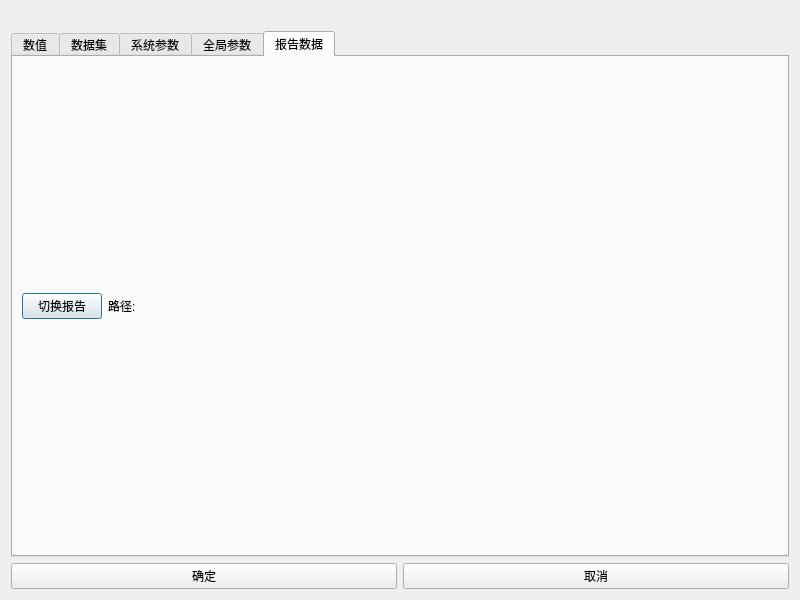
<?xml version="1.0" encoding="UTF-8"?>
<ui version="4.0">
 <class>QResultExprDlg_Data</class>
 <widget class="QDialog" name="QResultExprDlg_Data">
  <property name="geometry">
   <rect>
    <x>0</x>
    <y>0</y>
    <width>800</width>
    <height>600</height>
   </rect>
  </property>
  <property name="windowTitle">
   <string>Dialog</string>
  </property>
  <layout class="QVBoxLayout" name="verticalLayout">
   <item>
    <layout class="QHBoxLayout" name="m_layoutTop">
     <item>
      <spacer name="horizontalSpacer">
       <property name="orientation">
        <enum>Qt::Horizontal</enum>
       </property>
       <property name="sizeHint" stdset="0">
        <size>
         <width>40</width>
         <height>20</height>
        </size>
       </property>
      </spacer>
     </item>
    </layout>
   </item>
   <item>
    <layout class="QVBoxLayout" name="m_layoutGrid">
     <item>
      <widget class="QTabWidget" name="m_tabWidget">
       <property name="currentIndex">
        <number>4</number>
       </property>
       <widget class="QWidget" name="tab_5">
        <attribute name="title">
         <string>数值</string>
        </attribute>
        <layout class="QGridLayout" name="gridLayout_5">
         <item row="0" column="0">
          <widget class="QLineEdit" name="m_editValue"/>
         </item>
        </layout>
       </widget>
       <widget class="QWidget" name="tab">
        <attribute name="title">
         <string>数据集</string>
        </attribute>
        <layout class="QHBoxLayout" name="horizontalLayout_2">
         <item>
          <widget class="QTreeWidget" name="m_treeDataset">
           <property name="maximumSize">
            <size>
             <width>200</width>
             <height>16777215</height>
            </size>
           </property>
           <column>
            <property name="text">
             <string>数据集</string>
            </property>
           </column>
          </widget>
         </item>
        </layout>
       </widget>
       <widget class="QWidget" name="tab_2">
        <attribute name="title">
         <string>系统参数</string>
        </attribute>
        <layout class="QGridLayout" name="gridLayout_2"/>
       </widget>
       <widget class="QWidget" name="tab_3">
        <attribute name="title">
         <string>全局参数</string>
        </attribute>
        <layout class="QGridLayout" name="gridLayout_3"/>
       </widget>
       <widget class="QWidget" name="tab_4">
        <attribute name="title">
         <string>报告数据</string>
        </attribute>
        <layout class="QGridLayout" name="gridLayout_4">
         <item row="0" column="0">
          <layout class="QHBoxLayout" name="horizontalLayout_3">
           <item>
            <widget class="QPushButton" name="m_btnChangeReport">
             <property name="text">
              <string>切换报告</string>
             </property>
            </widget>
           </item>
           <item>
            <widget class="QLabel" name="m_txtPathLabel">
             <property name="text">
              <string>路径:</string>
             </property>
            </widget>
           </item>
           <item>
            <widget class="QLabel" name="m_txtPath">
             <property name="text">
              <string/>
             </property>
            </widget>
           </item>
           <item>
            <spacer name="m_spacer">
             <property name="orientation">
              <enum>Qt::Horizontal</enum>
             </property>
             <property name="sizeHint" stdset="0">
              <size>
               <width>40</width>
               <height>20</height>
              </size>
             </property>
            </spacer>
           </item>
          </layout>
         </item>
        </layout>
       </widget>
      </widget>
     </item>
    </layout>
   </item>
   <item>
    <layout class="QHBoxLayout" name="horizontalLayout">
     <item>
      <widget class="QPushButton" name="m_btnOK">
       <property name="text">
        <string>确定</string>
       </property>
      </widget>
     </item>
     <item>
      <widget class="QPushButton" name="m_btnCancel">
       <property name="text">
        <string>取消</string>
       </property>
      </widget>
     </item>
    </layout>
   </item>
  </layout>
 </widget>
 <resources/>
 <connections/>
</ui>
